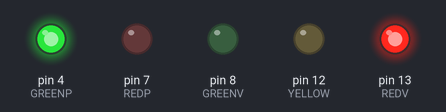
This sketch was run on a simulated Arduino Uno, built with avr-gcc and run on an emulated ATmega328P. Shown: output pins drawn as LEDs (lit = HIGH).

Above: at 5.0 s.
At 15.0 s:
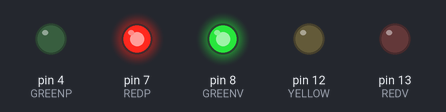
At 21.0 s:
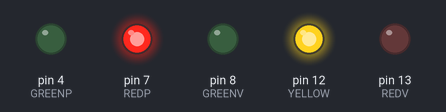
Timing chart, 0 to 28.6 s (numbered marks = the images above):
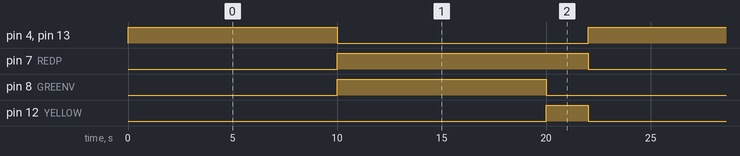

Measured:
- by itself, pin 4 (GREENP), pin 8 (GREENV), pin 13 (REDV): alternates HIGH for 10.0 s and LOW for 12.0 s
- by itself, pin 7 (REDP): alternates HIGH for 12.0 s and LOW for 10.0 s
- by itself, pin 12 (YELLOW): alternates HIGH for 2.0 s and LOW for 20.0 s

The sketch:

SemaforoVeiculoPedestre.ino
```cpp
int REDV = 13;
int YELLOW = 12;
int GREENV = 8;
int REDP = 7;
int GREENP = 4;

void setup(){
  pinMode(REDV, OUTPUT);
  pinMode(YELLOW, OUTPUT);
  pinMode(GREENV, OUTPUT);
  pinMode(REDP, OUTPUT);
  pinMode(GREENP, OUTPUT);
}

void loop(){
  digitalWrite(REDV, HIGH);
  digitalWrite(YELLOW, LOW);
  digitalWrite(GREENV, LOW);
  digitalWrite(REDP, LOW);
  digitalWrite(GREENP, HIGH);
  delay(10000);

  digitalWrite(GREENV, HIGH);
  digitalWrite(REDV, LOW);
  digitalWrite(YELLOW, LOW);
  digitalWrite(REDP, HIGH);
  digitalWrite(GREENP, LOW);
  delay(10000);

  digitalWrite(YELLOW, HIGH);
  digitalWrite(GREENV, LOW);
  digitalWrite(REDV, LOW);
  digitalWrite(REDP, HIGH);
  digitalWrite(GREENP, LOW);
  delay(2000);
}
```
